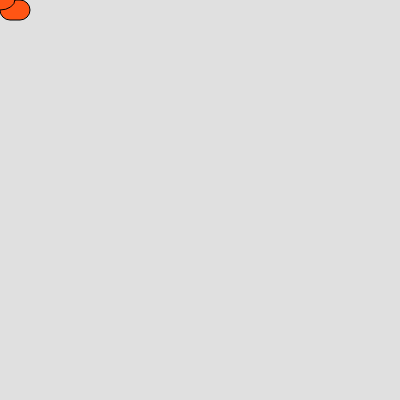
Frame 1 (no input)
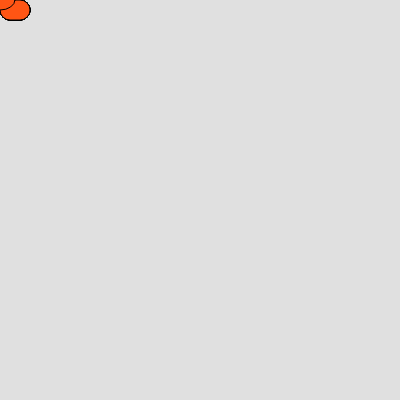
Frame 60 (no input)
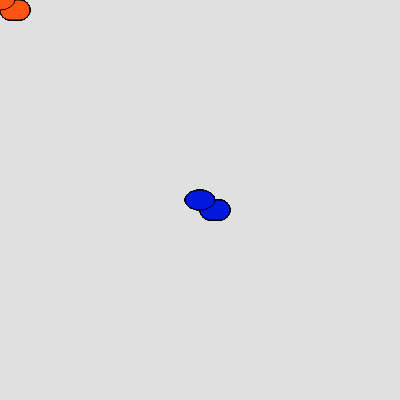
Frame 120 (the mouse pressed at the canvas centre since frame 60)

The p5.js sketch that drew these frames (run headless with seeded random() and noise() and a simulated clock; from frame 60 on, the mouse is pressed at the canvas centre):

// p5.js sketch
// ── sketch.js
function setup() {
    createCanvas(400, 400);
    background(60, 40)
}

function draw() {
    if (mouseIsPressed) {
        fill(0, 25, 220);
      } else {
        fill(255,85, 20);
      }
    rect(mouseX, mouseY, 30, 20, 55, 55, 20)
    ellipse(mouseX, mouseY, 30, 20)
}
